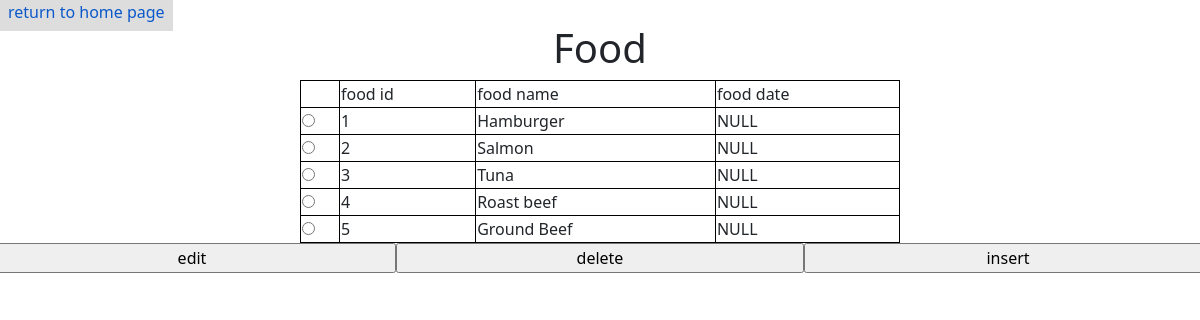
The page /admin/content.php?p=5 (signed in) on the database its author committed.
### tables this page shows
CREATE TABLE `food` (
  `id` int(11) NOT NULL,
  `name` text NOT NULL,
  `recommendation_date` date DEFAULT NULL
);

### admin/content.php (the view, shortened to what this page needs)
<?php
require_once "../db_config.php";
?>
<!DOCTYPE html>
<html lang="en">
<head>
    <link rel="stylesheet" href="../css/style.css">
    <link rel="stylesheet" href="../css/bootstrap.min.css">
</head>
<body>
    <a href="index.php" class="button-custom ">return to home page</a>
    <?php
    $sql="";
    echo "<table class=\"table-design\">";
        if($_GET["p"]==1)
        {
            echo "<h1 class=\"text-center\">Tables</h1>";
            if(!empty($_GET["v"]) && !empty($_GET["value"])){
            if($_GET["v"]=="delete")
            {
                $value=$_GET["value"];
                $sql="delete from tables where table_number='$value'";
                $result=$conn->prepare($sql);
                try{
                    $result->execute();
                    header("location:content.php?p=1");
                }
                catch(Exception $e)
                {
                    header("location:index.php?p=1");
                }
            }
        }
        if(!empty($_GET["b"]))
        {
        if($_GET["b"]=="insert")
        {
            $table=$_GET["value"];
            $seat=$_GET["seat"];
            $smoke=$_GET["smoke"];
            $sql="insert into tables values('$table','$seat','$smoke')";
            $result=$conn->prepare($sql);
            try{
                $result->execute();
                header("location:content.php?p=1");
            }
            catch(Exception $e)
            {
                header("location:index.php?p=1");
            }
        }
        if($_GET["b"]=="edit" && !empty($_GET["seat"]) && !empty($_GET["smoke"]))
        {
            $table=$_GET["value"];
            $seat=$_GET["seat"];
            $smoke=$_GET["smoke"];
            $sql="update tables set num_of_seats='$seat',smoking='$smoke' where table_number='$table'";
            $result=$conn->prepare($sql);
            try{
                $result->execute();
                header("location:content.php?p=1");
            }
            catch(Exception $e)
            {
                header("location:index.php?p=1");
            }
        }
    }
            $sql="select * from tables";
            echo "<tr><td></td><td>table_num</td>
            <td>number of seats</td><td>smoking</td></tr>";
        }
        else if($_GET["p"]==5)
        {
            echo "<h1 class=\"text-center\">Food</h1>";
            $sql="select * from food";
            echo "<tr><td></td><td>food id</td>
            <td>food name</td><td>food date</td></tr>";
        }
        else{
            header("location:index.php");
        }
        echo "<form method=\"get\" action=\"content.php\">";
        $result=$conn->prepare($sql);
        try{
        $result->execute();
        }
        catch(Exception $e)
        {
            header("location:index.php?p=1");
        }
        $result->setFetchMode(PDO::FETCH_NUM);
        while($row=$result->fetch())
        {
            echo "<tr>";
            echo "<td><input type=\"radio\" name=\"value\" value=\"$row[0]\">";
            echo "</td>";
            foreach($row as $rows)
            {
                if($rows =='')
                {
                    $rows = 'NULL';
                }
                echo "<td>$rows</td>";
            }
            echo "</tr>";
        }
        echo "</table>";
        if($_GET["p"]==5)
        {
            echo "<div class=\"row\">";
            echo "<input type=\"submit\" name=\"v\" value=\"edit\" class=\"button-size col-4\">";
            echo "<input type=\"submit\" name=\"v\" value=\"delete\" class=\"button-size col-4\">";
            echo "<input type=\"submit\" name=\"v\" value=\"insert\" class=\"button-size col-4\">";
        }
    ?>
</body>
</html>

### css/style.css (style rules this page uses)
.table-design { width: 50%; margin: auto; border: 1px solid black; }
.button-size { width: 50%; margin: auto; }
.table-design td { border: 1px solid black; width: auto; }
.button-custom { background-color: #bbbbbb; text-decoration: none; color: #111111; width: 100%; padding: 0.5em; border: 5px; }

### rows shown on the page
food: id "1", name "Hamburger", rows "NULL"
food: id "2", name "Salmon", rows "NULL"
food: id "3", name "Tuna", rows "NULL"
food: id "4", name "Roast beef", rows "NULL"
food: id "5", name "Ground Beef", rows "NULL"
